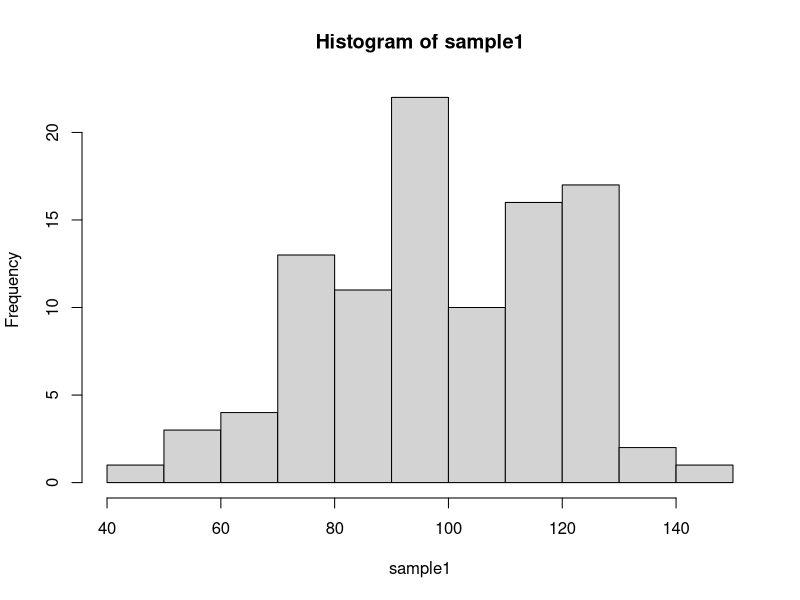
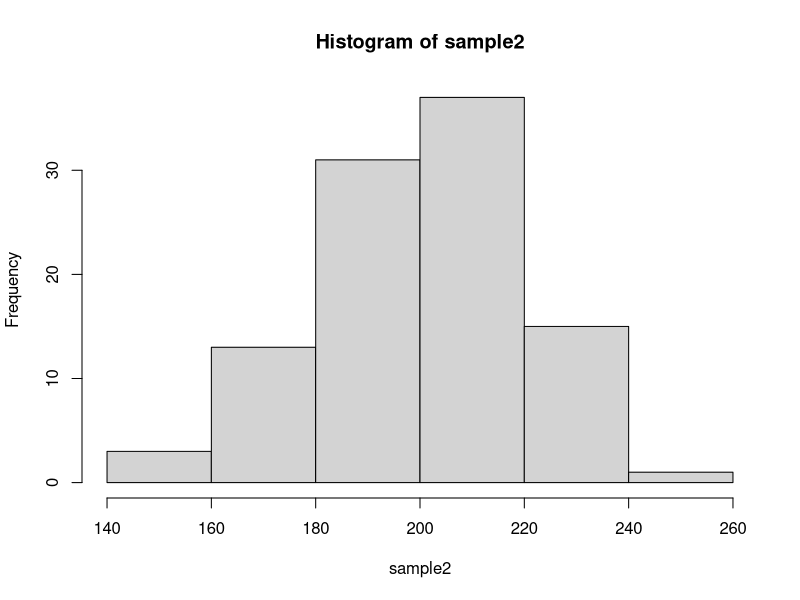
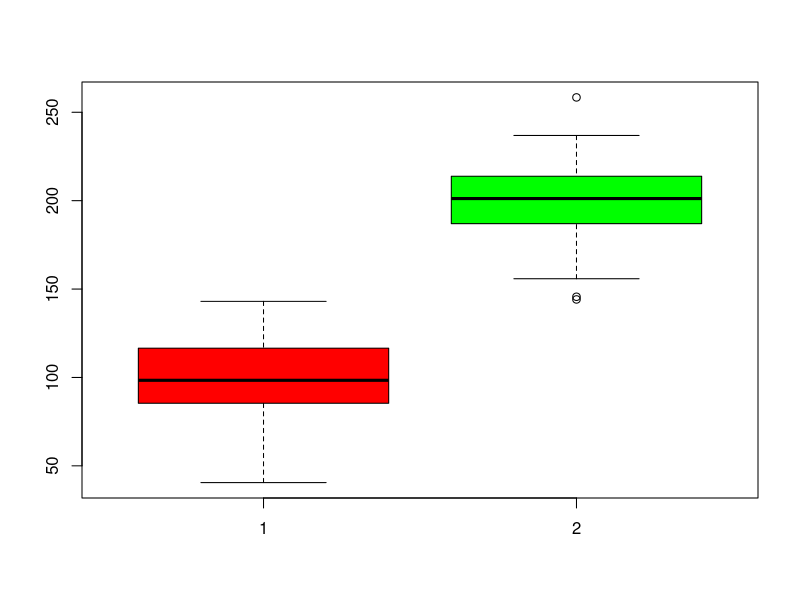

These figures' R source, in order:
#' ---
#' title: "Making notes example"
#' author: "Tom Carroll"
#' date: "BRC Reproducible R"
#' ---
#' Generate random numbers for sample 1 and sample 2
#+ Codechunk1
sample1 <- rnorm(100,100,20)
sample2 <- rnorm(100,200,20)
#' Histogram for sample 1
#+ fig.width=3, fig.height=3
hist(sample1)
#' Histogram for sample 2
#+ fig.width=3, fig.height=3
hist(sample2)
#' Perform t-test
res <- t.test(sample1,sample2)
res
#' Boxplot of Results
#+ fig.width=5, fig.height=5
boxplot(sample1,sample2,col=c("red","green"))
#' Summary for sample 1
summary(sample1)
#' Summary for sample 2
summary(sample2)

#' Session Information
sessionInfo()